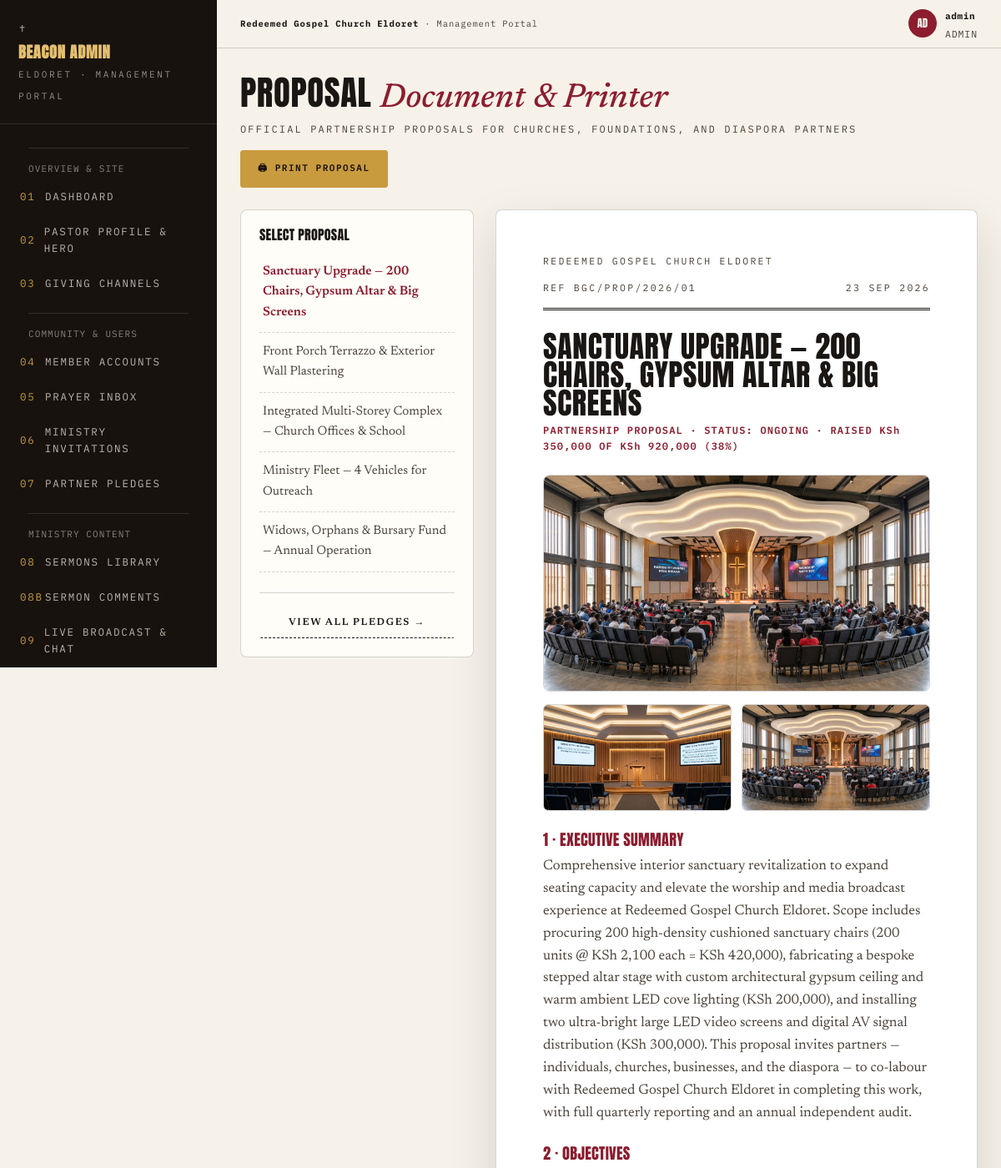
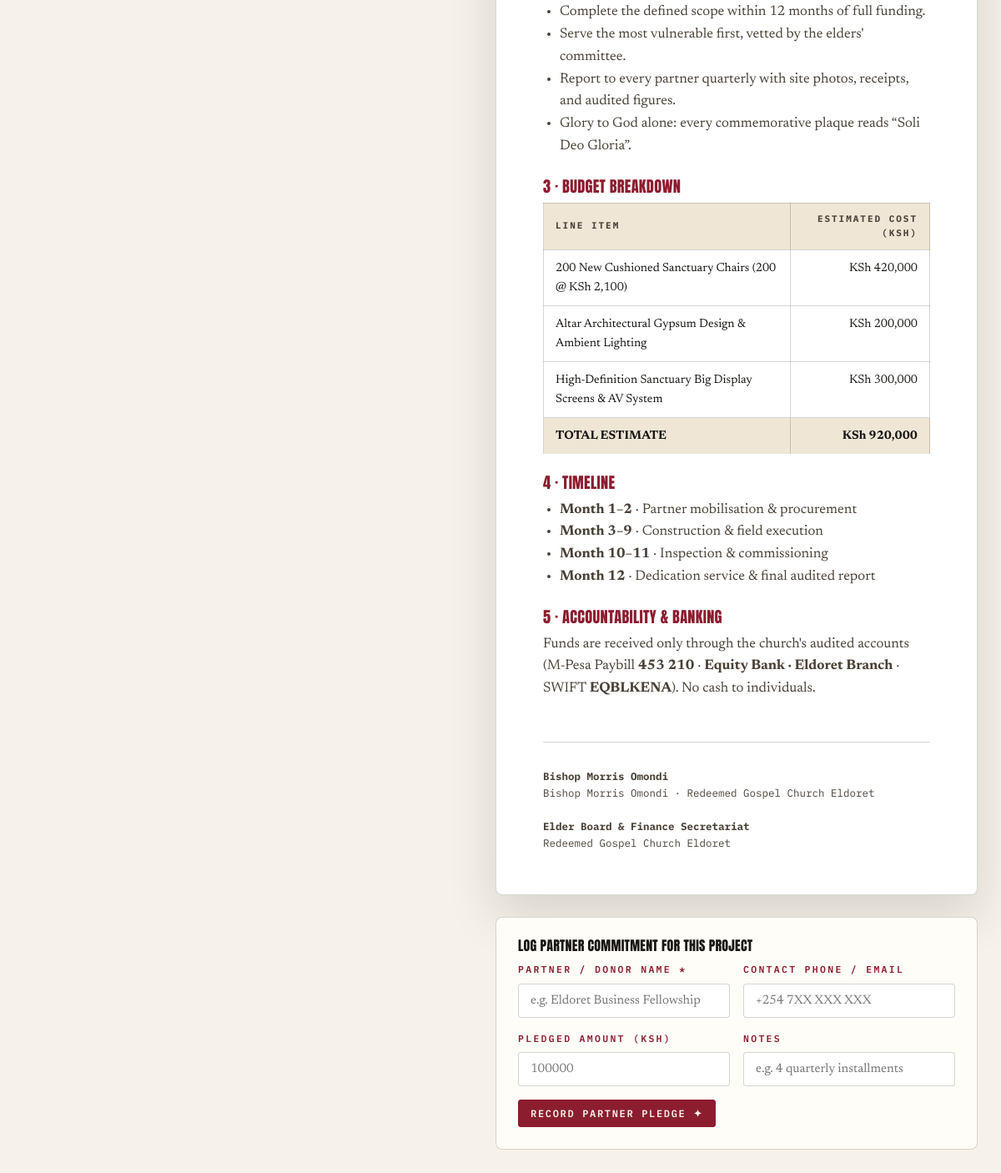
The app's page /admin/proposal_view.php (signed in) with its own data (2 pictures, top to bottom).
### tables this page shows
CREATE TABLE IF NOT EXISTS `projects` (
    `id` INT AUTO_INCREMENT PRIMARY KEY,
    `name` VARCHAR(200) NOT NULL,
    `status` ENUM('planning','ongoing','completed') NOT NULL DEFAULT 'ongoing',
    `raised_amount` DECIMAL(15,2) NOT NULL DEFAULT 0.00,
    `goal_amount` DECIMAL(15,2) NOT NULL DEFAULT 0.00,
    `image_url` VARCHAR(255) NOT NULL,
    `summary` TEXT NOT NULL,
    `budget_text` TEXT NOT NULL,
    `sort_order` INT NOT NULL DEFAULT 0,
    `created_at` DATETIME DEFAULT CURRENT_TIMESTAMP
);

CREATE TABLE IF NOT EXISTS `project_images` (
    `id` INT AUTO_INCREMENT PRIMARY KEY,
    `project_id` INT NOT NULL,
    `image_url` VARCHAR(500) NOT NULL,
    `sort_order` INT NOT NULL DEFAULT 0,
    `created_at` DATETIME DEFAULT CURRENT_TIMESTAMP,
    KEY `idx_project_images_project` (`project_id`),
    CONSTRAINT `fk_project_images_project` FOREIGN KEY (`project_id`) REFERENCES `projects`(`id`) ON DELETE CASCADE
);

### admin/proposal_view.php (the view, shortened to what this page needs)
<?php
require_once __DIR__ . '/includes/admin_header.php';
$projects = db_fetch_all("SELECT * FROM projects ORDER BY sort_order ASC, id ASC");
$selectedId = isset($_GET['id']) ? (int)$_GET['id'] : (!empty($projects) ? (int)$projects[0]['id'] : 0);
$currentProject = null;
foreach ($projects as $p) {
    if ((int)$p['id'] === $selectedId) {
        $currentProject = $p;
        break;
    }
}
$budgetRows = [];
$totalBudget = 0;
if ($currentProject && !empty($currentProject['budget_text'])) {
    $lines = explode("\n", trim($currentProject['budget_text']));
    foreach ($lines as $line) {
        $parts = explode("|", trim($line));
        if (!empty($parts[0])) {
            $cost = isset($parts[1]) ? (float)$parts[1] : 0;
            $budgetRows[] = ['item' => trim($parts[0]), 'cost' => $cost];
            $totalBudget += $cost;
        }
    }
}
$projectImages = [];
if ($currentProject) {
    $projectImages = db_fetch_all("SELECT image_url FROM project_images WHERE project_id = ? ORDER BY sort_order ASC, id ASC", "i", [$currentProject['id']]);
}
?>
<div class="phead">
  <div>
    <h2>Proposal <span class="ser">Document &amp; Printer</span></h2>
    <p>Official partnership proposals for churches, foundations, and diaspora partners</p>
  </div>
  <div>
    <button onclick="window.print()" class="btn gold">🖨 Print Proposal</button>
  </div>
</div>
<div class="propgrid">
  <div class="propside">
    <h4>Select Proposal</h4>
    <?php foreach ($projects as $proj): ?>
      <a href="proposal_view.php?id=<?= $proj['id'] ?>" class="<?= (int)$proj['id'] === (int)$currentProject['id'] ? 'on' : '' ?>">
        <?= esc($proj['name']) ?>
      </a>
    <?php endforeach; ?>
    <div style="margin-top:24px;padding-top:18px;border-top:1px solid var(--line);">
      <a href="commitments.php" class="btn sm ghost" style="width:100%;text-align:center;">View All Pledges &rarr;</a>
    </div>
  </div>
  <div>
    <?php if ($currentProject):
      $pct = $currentProject['goal_amount'] > 0 ? min(100, round(($currentProject['raised_amount'] / $currentProject['goal_amount']) * 100)) : 0;
    ?>
      <div class="pdoc">
        <div class="dh">
          <span>Redeemed Gospel Church Eldoret</span>
          <span>Ref BGC/PROP/<?= date('Y') ?>/<?= str_pad($currentProject['id'], 2, '0', STR_PAD_LEFT) ?></span>
          <span><?= date('d M Y') ?></span>
        </div>
        <h2><?= esc($currentProject['name']) ?></h2>
        <div class="meta">
          PARTNERSHIP PROPOSAL · STATUS: <?= strtoupper($currentProject['status']) ?> · RAISED <?= format_ksh($currentProject['raised_amount']) ?> OF <?= format_ksh($currentProject['goal_amount']) ?> (<?= $pct ?>%)
        </div>
        <div style="position:relative;margin:20px 0 25px;border-radius:8px;overflow:hidden;border:1px solid var(--line);max-height:380px;">
          <img src="<?= esc(img_src($currentProject['image_url'])) ?>" alt="<?= esc($currentProject['name']) ?>" style="width:100%;height:100%;max-height:380px;object-fit:cover;display:block;">
        </div>
        <?php if (!empty($projectImages)): ?>
          <div style="display:grid;grid-template-columns:repeat(auto-fit, minmax(180px, 1fr));gap:12px;margin:-10px 0 24px;">
            <?php foreach ($projectImages as $image): ?>
              <div style="border-radius:6px;overflow:hidden;border:1px solid var(--line);">
                <img src="<?= esc(img_src($image['image_url'])) ?>" alt="<?= esc($currentProject['name']) ?> plan concept" style="width:100%;aspect-ratio:16/9;object-fit:cover;display:block;">
              </div>
            <?php endforeach; ?>
          </div>
        <?php endif; ?>
        <h4>1 · Executive Summary</h4>
        <p><?= nl2br(esc($currentProject['summary'])) ?> This proposal invites partners — individuals, churches, businesses, and the diaspora — to co-labour with Redeemed Gospel Church Eldoret in completing this work, with full quarterly reporting and an annual independent audit.</p>
        <h4>2 · Objectives</h4>
        <ul>
          <li>Complete the defined scope within 12 months of full funding.</li>
          <li>Serve the most vulnerable first, vetted by the elders' committee.</li>
          <li>Report to every partner quarterly with site photos, receipts, and audited figures.</li>
          <li>Glory to God alone: every commemorative plaque reads “Soli Deo Gloria”.</li>
        </ul>
        <h4>3 · Budget Breakdown</h4>
        <table class="bud">
          <thead>
            <tr>
              <th>Line Item</th>
              <th style="text-align:right">Estimated Cost (KSh)</th>
            </tr>
          </thead>
          <tbody>
            <?php foreach ($budgetRows as $row): ?>
              <tr>
                <td><?= esc($row['item']) ?></td>
                <td style="text-align:right"><?= format_ksh($row['cost']) ?></td>
              </tr>
            <?php endforeach; ?>
          </tbody>
          <tfoot>
            <tr style="font-weight:bold;background:var(--paper2);">
              <td>TOTAL ESTIMATE</td>
              <td style="text-align:right"><?= format_ksh($totalBudget) ?></td>
            </tr>
          </tfoot>
        </table>
        <h4>4 · Timeline</h4>
        <ul>
          <li><b>Month 1–2</b> · Partner mobilisation &amp; procurement</li>
          <li><b>Month 3–9</b> · Construction &amp; field execution</li>
          <li><b>Month 10–11</b> · Inspection &amp; commissioning</li>
          <li><b>Month 12</b> · Dedication service &amp; final audited report</li>
        </ul>
        <h4>5 · Accountability &amp; Banking</h4>
        <p>Funds are received only through the church's audited accounts (M-Pesa Paybill <b><?= esc(get_setting('mpesa_paybill')) ?></b> · <b><?= esc(get_setting('bank_name')) ?></b> · SWIFT <b><?= esc(get_setting('swift_code')) ?></b>). No cash to individuals.</p>
        <div class="sigblock">
          <div>
            <b><?= esc(get_setting('pastor_name')) ?></b><br>
            Bishop Morris Omondi · Redeemed Gospel Church Eldoret
          </div>
          <div>
            <b>Elder Board &amp; Finance Secretariat</b><br>
            Redeemed Gospel Church Eldoret
          </div>
        </div>
      </div>
      <div class="tblwrap" style="margin-top:26px;padding:26px;">
        <h4 style="margin-bottom:12px;">Log Partner Commitment for this Project</h4>
        <form method="post">
          <div class="mrow2">
            <div class="field">
              <label>Partner / Donor Name *</label>
              <input type="text" name="partner_name" placeholder="e.g. Eldoret Business Fellowship" required>
            </div>
            <div class="field">
              <label>Contact Phone / Email</label>
              <input type="text" name="partner_contact" placeholder="+254 7XX XXX XXX">
            </div>
          </div>
          <div class="mrow2">
            <div class="field">
              <label>Pledged Amount (KSh)</label>
              <input type="number" name="amount_pledged" placeholder="100000" step="1000" required>
            </div>
            <div class="field">
              <label>Notes</label>
              <input type="text" name="notes" placeholder="e.g. 4 quarterly installments">
            </div>
          </div>
          <button type="submit" class="btn sm">Record Partner Pledge ✦</button>
        </form>
      </div>
    <?php endif; ?>
  </div>
</div>
<?php require_once __DIR__ . '/includes/admin_footer.php'; ?>

### records on screen
projects: name "Sanctuary Upgrade — 200 Chairs, Gypsum Altar & Big Screens", id "01", name "SANCTUARY UPGRADE — 200 CHAIRS, GYPSUM ALTAR & BIG SCREENS", status "ONGOING", pct "38", image_url (picture), summary "Comprehensive interior sanctuary revitalization to expand seating capacity and elevate the worship and media broadcast experience at Redeemed Gospel Church Eldoret. Scope includes procuring 200 high-density cushioned sanctuary chairs (200 units @ KSh 2,100 each = KSh 420,000), fabricating a bespoke stepped altar stage with custom architectural gypsum ceiling and warm ambient LED cove lighting (KSh 200,000), and installing two ultra-bright large LED video screens and digital AV signal distribution (KSh 300,000)."
projects: name "Front Porch Terrazzo & Exterior Wall Plastering"
projects: name "Integrated Multi-Storey Complex — Church Offices & School"
projects: name "Ministry Fleet — 4 Vehicles for Outreach"
projects: name "Widows, Orphans & Bursary Fund — Annual Operation"
project_images: image_url (picture)
project_images: image_url (picture)

### other values on screen
substr($adminUser['username'], 0, 2) "AD"
$adminUser['username'] "admin"
$adminUser['role'] "ADMIN"
$row['item'] "200 New Cushioned Sanctuary Chairs (200 @ KSh 2,100)"
$row['item'] "Altar Architectural Gypsum Design & Ambient Lighting"
$row['item'] "High-Definition Sanctuary Big Display Screens & AV System"
get_setting('mpesa_paybill') "453 210"
get_setting('bank_name') "Equity Bank · Eldoret Branch"
get_setting('swift_code') "EQBLKENA"
get_setting('pastor_name') "Bishop Morris Omondi"
